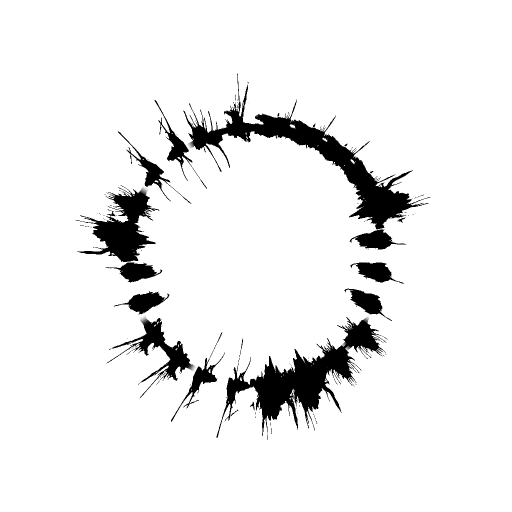
#> input picture v3/runs/modal/diag/showcase/00.png, 1024 x 1024 px (shown at 1/2 size)
$ python measure.py ../v3/runs/modal/diag/showcase/00.png
#> lines starting #> are read from the running program, lines starting #| are printed output that depends on the picture; after the words box and inside, x2 and y2 are one past the last pixel; in counts of white or black regions, pixels touching at a corner belong together
"""Measure the visual statistics of logograms (reference or generated).

Each image is binarized, centered on its ring, and described by:
  ink: share of the canvas covered by ink
  ring_radius: radius of the ring relative to the canvas half-width
  ring_width: median thickness of the bare ring (where there is no cluster)
  gap_share: share of the ring's angle with no ink at all (open ring)
  cluster_share: share of the ring's angle carrying heavy ink (masses)
  clusters: number of separate heavy-ink runs around the ring
"""
import json, sys, glob
import numpy as np
from PIL import Image


def describe(a: np.ndarray) -> dict:
    ink = a > 0.5
    n = ink.shape[0]
    yy, xx = np.nonzero(ink)
    cy, cx = yy.mean(), xx.mean()
    y, x = np.mgrid[0:n, 0:n]
    r = np.hypot(y - cy, x - cx) / (n / 2)
    phi = np.arctan2(y - cy, x - cx)
    hist, edges = np.histogram(r[ink], bins=200, range=(0, 1.5))
    ring_r = edges[hist.argmax()]
    bins = ((phi + np.pi) / (2 * np.pi) * 180).astype(int).clip(0, 179)
    band = np.abs(r - ring_r) < 0.06
    near = np.abs(r - ring_r) < 0.35
    mass = np.bincount(bins[near & ink], minlength=180).astype(float)
    on_ring = np.bincount(bins[band & ink], minlength=180)
    bare = mass[mass > 0]
    base = np.median(bare) if len(bare) else 0
    heavy = mass > 3 * max(base, 1)
    runs = np.sum(heavy & ~np.roll(heavy, 1)) if heavy.any() and not heavy.all() else int(heavy.all())
    radial_px = mass / ((n / 2) * (2 * np.pi / 180) * ring_r)  # ink pixels per arc pixel
    return {
        "ink": float(ink.mean()),
        "ring_radius": float(ring_r),
        "ring_width": float(np.median(radial_px[(mass > 0) & ~heavy]) / (n / 2)) if ((mass > 0) & ~heavy).any() else 0.0,
        "gap_share": float((on_ring == 0).mean()),
        "cluster_share": float(heavy.mean()),
        "clusters": int(runs),
    }


def summarize(rows):
    keys = rows[0].keys()
    return {k: {"median": round(float(np.median([r[k] for r in rows])), 4),
                "p10": round(float(np.percentile([r[k] for r in rows], 10)), 4),
                "p90": round(float(np.percentile([r[k] for r in rows], 90)), 4)} for k in keys}


def load_ref(path, size=512):
    g = np.asarray(Image.open(path).convert("L").resize((size, size), Image.LANCZOS)) / 255.0
    return 1 - g  # ink = 1


if __name__ == "__main__":
    import os
    here = os.path.dirname(os.path.abspath(__file__))
    files = sorted(glob.glob(sys.argv[1] if len(sys.argv) > 1 else os.path.join(here, "logograms", "*.jpg")))
    rows = [describe(load_ref(f)) for f in files]
#> in load_ref, `return 1 - g`:
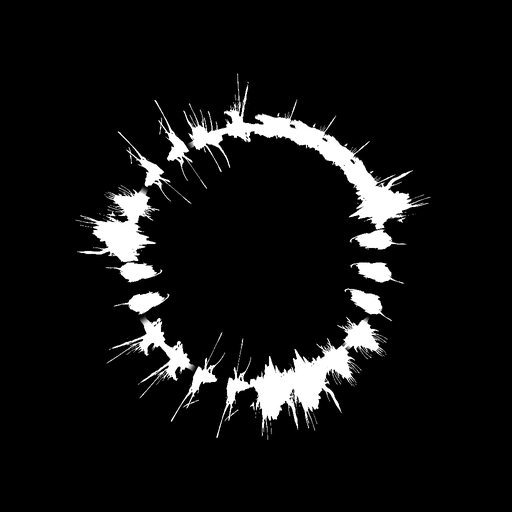
#> returned value: shape (512, 512) float64; min 0, max 1, mean 0.0735
#> in describe, `ink = a > 0.5`:
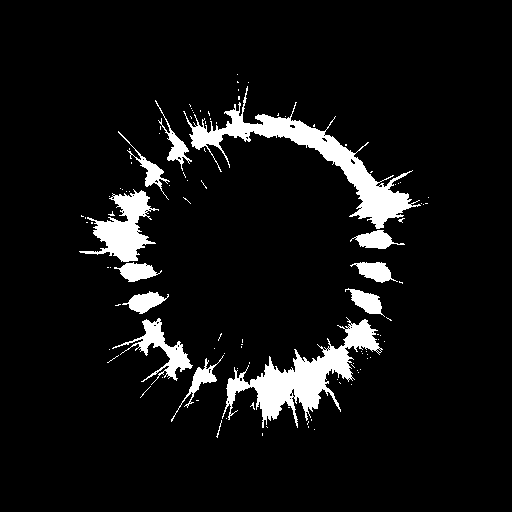
#> ink: shape (512, 512) bool; 7.3% white; 106 white regions (93 under 20 px), largest, box (x1, y1, x2, y2) and area: (183, 86, 421, 229) 5715, (222, 317, 383, 428) 5173, (79, 189, 159, 262) 2412
#> in describe, `yy, xx = np.nonzero(ink)`: yy = 19014 values from 74 to 437; xx = 19014 values, max 428 at index 5811, min 79 at index 9464, mean 259.5
#> in describe, `cy, cx = yy.mean(), xx.mean()`: cy = 263.6; cx = 259.5
#> in describe, `r = np.hypot(y - cy, x - cx) / (n / 2)`:
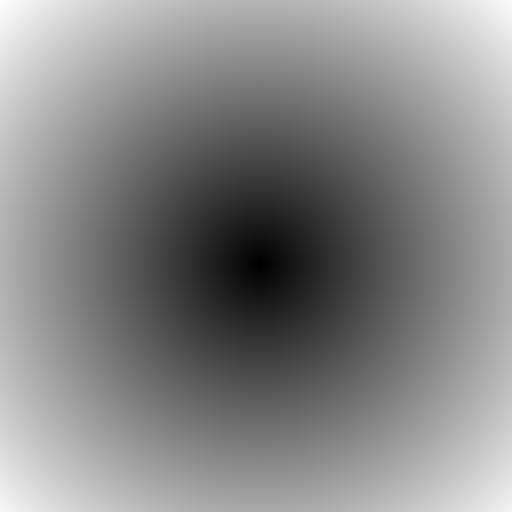
#> r: shape (512, 512) float64; min 0.00245, max 1.44, mean 0.766; drawn with min black and max white
#> in describe, `phi = np.arctan2(y - cy, x - cx)`:
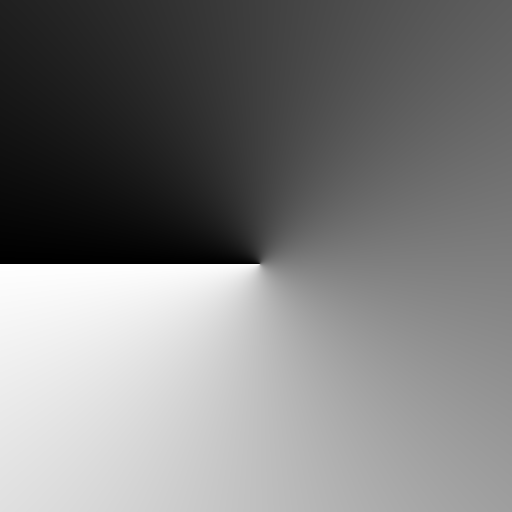
#> phi: shape (512, 512) float64; min -3.14, max 3.14, mean -0.0495; drawn with min black and max white
#> in describe, `hist, edges = np.histogram(r[ink], bins=200, range=(0, 1.5))`: hist = 200 values, max 1044 at index 67, min 0 at index 0, mean 95.07; edges = 201 values from 0 to 1.5
#> in describe, `ring_r = edges[hist.argmax()]`: ring_r = 0.502
#> in describe, `bins = ((phi + np.pi) / (2 * np.pi) * 180).astype(int).clip(0, 179)`:
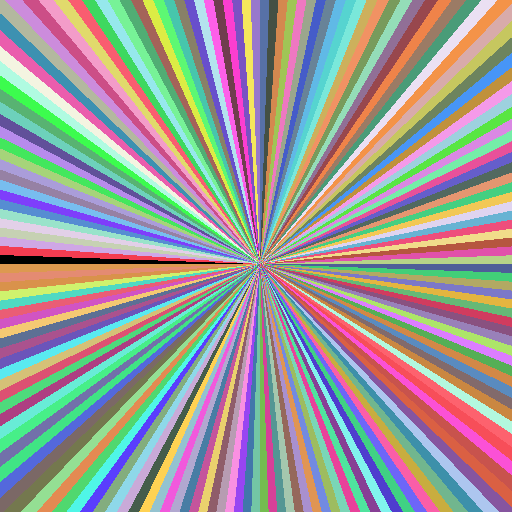
#> bins: shape (512, 512) int64; 180 distinct labels, from 0 to 179; one colour per label, 0 black
#> in describe, `band = np.abs(r - ring_r) < 0.06`:
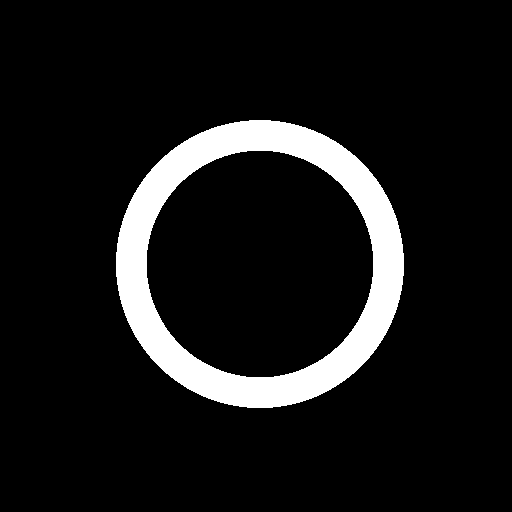
#> band: shape (512, 512) bool; 9.5% white; 1 white region, box (x1, y1, x2, y2) and area: (116, 120, 404, 408) 24845
#> in describe, `near = np.abs(r - ring_r) < 0.35`:
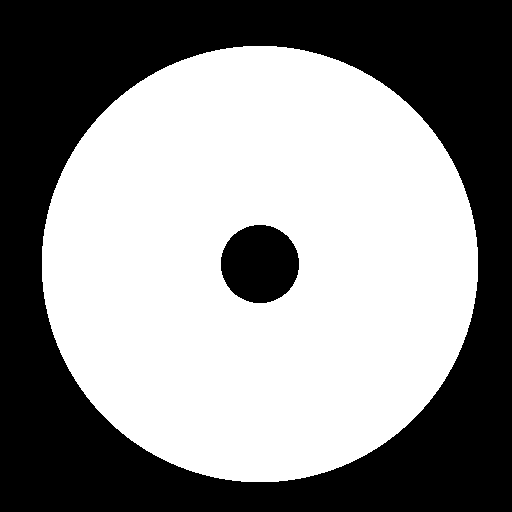
#> near: shape (512, 512) bool; 55.3% white; 2 black regions, box (x1, y1, x2, y2) and area: (0, 0, 512, 512) 112512, (221, 225, 299, 303) 4793
#> in describe, `mass = np.bincount(bins[near & ink], minlength=180).astype(float)`: mass = 180 values, max 289 at index 5, min 0 at index 22, mean 105.6
#> in describe, `on_ring = np.bincount(bins[band & ink], minlength=180)`: on_ring = 180 values, max 140 at index 77, min 0 at index 22, mean 74.38
#> in describe, `bare = mass[mass > 0]`: bare = 168 values, max 289 at index 5, min 1 at index 16, mean 113.2
#> in describe, `base = np.median(bare) if len(bare) else 0`: base = 102
#> in describe, `runs = np.sum(heavy & ~np.roll(heavy, 1)) if heavy.any() and not heavy..`: runs = 0
#> in describe, `radial_px = mass / ((n / 2) * (2 * np.pi / 180) * ring_r)`: radial_px = 180 values, max 64.36 at index 5, min 0 at index 22, mean 23.52
#> rows = 1 item
    out = summarize(rows)
#> out = 6 items
    print(json.dumps(out, indent=2))
#> (printed output is left out)
    json.dump({"summary": out, "per_image": dict(zip([f.split('/')[-1] for f in files], rows))},
              open(os.path.join(here, "reference_stats.json"), "w"), indent=2)
